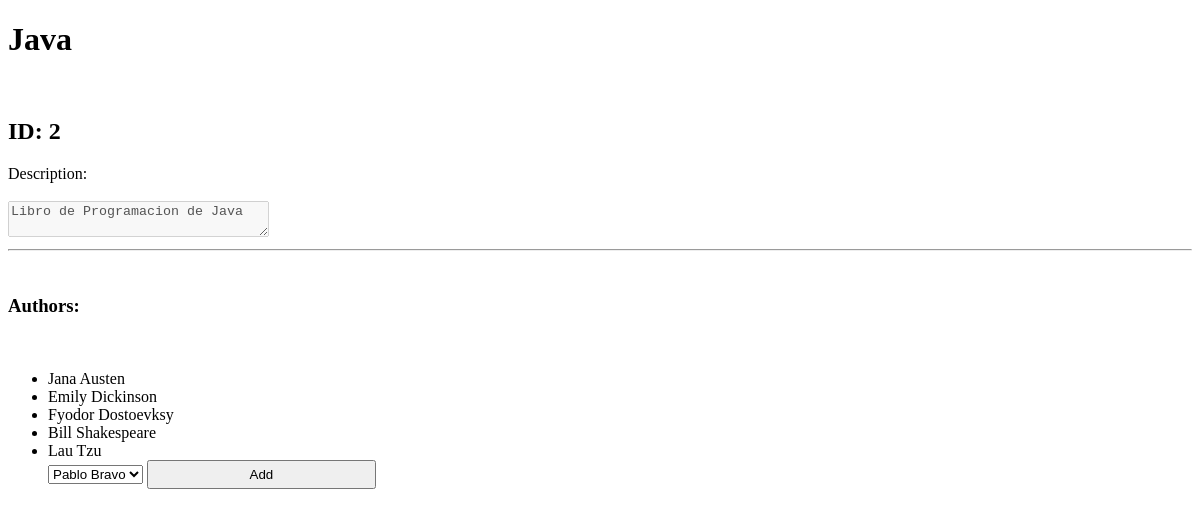
The page /books/2 on the database its author committed.
### books_authors_app/models.py (models this page shows)
class book(models.Model):
    title = models.CharField(max_length=255)
    desc = models.TextField(null=True)
    created_at = models.DateTimeField(auto_now_add=True)
    updated_at = models.DateTimeField(auto_now=True)

class author(models.Model):
    first_name = models.CharField(max_length=255)
    last_name = models.CharField(max_length=255)
    books =  models.ManyToManyField(book, related_name="authors")
    notas = models.TextField(default="notas")
    created_at = models.DateTimeField(auto_now_add=True)
    updated_at = models.DateTimeField(auto_now=True)

### books_authors_app/views.py (the view, shortened to what this page needs)
# urls.py: path('books/<int:number>',views.books),
def books(request,number):
    selec_book = book.objects.get(id=number)
    selec_authors = author.objects.filter(books=selec_book)
    not_authors = author.objects.exclude(books=selec_book)
    all_authors = author.objects.all()
    context = {
            'selecbook':selec_book,
            'selecauthor':selec_authors,
            'allauthors': all_authors,
            'notauthors': not_authors
            }
    return render(request,'books.html', context)

### books_authors_app/templates/books.html (shortened to what this page needs)
<!DOCTYPE html>
<html lang="en">
<head>
    {% load static %}
    <link rel="stylesheet" href="{% static 'css/style.css' %}">
</head>
<body>
    <div class="container">
        <h1>{{ selecbook.title }}</h1>
        <br>
        <h2>ID: {{ selecbook.id }}</h2>
        <label for="book_desc">Description:</label>
        <br>
        <br>
        <textarea disabled name="book_desc" cols="30" rows="2">{{ selecbook.desc }}</textarea>
        <hr>
        <br>
        <h3>Authors: </h3>
        <br>
        <ul>
            {% for author in selecauthor %}
            <li>
                {{ author.first_name }} {{ author.last_name }}
            </li>
            {% endfor %}
            <form action="/books/{{selecbook.id}}" method="POST">
            <select name="auth_select">
            {% for authors in notauthors %}
                <option value="{{ authors.id }}">{{ authors.first_name }} {{ authors.last_name }}</option>
            {% endfor %}
            </select>
            <button type="submit" class="btn btn-primary">Add</button>
            </form>
        </ul>
        <br>
    </div>
</body>
</html>

### books_authors_app/static/css/style.css (style rules this page uses)
button { padding: 5px; width: 20%; }

### rows shown on the page
book: title "Java", id "2", book_desc "Libro de Programacion de Java"
author: first_name "Jana", last_name "Austen"
author: first_name "Emily", last_name "Dickinson"
author: first_name "Fyodor", last_name "Dostoevksy"
author: first_name "Bill", last_name "Shakespeare"
author: first_name "Lau", last_name "Tzu"

### other values the page prints
form field auth_select "Pablo Bravo"
